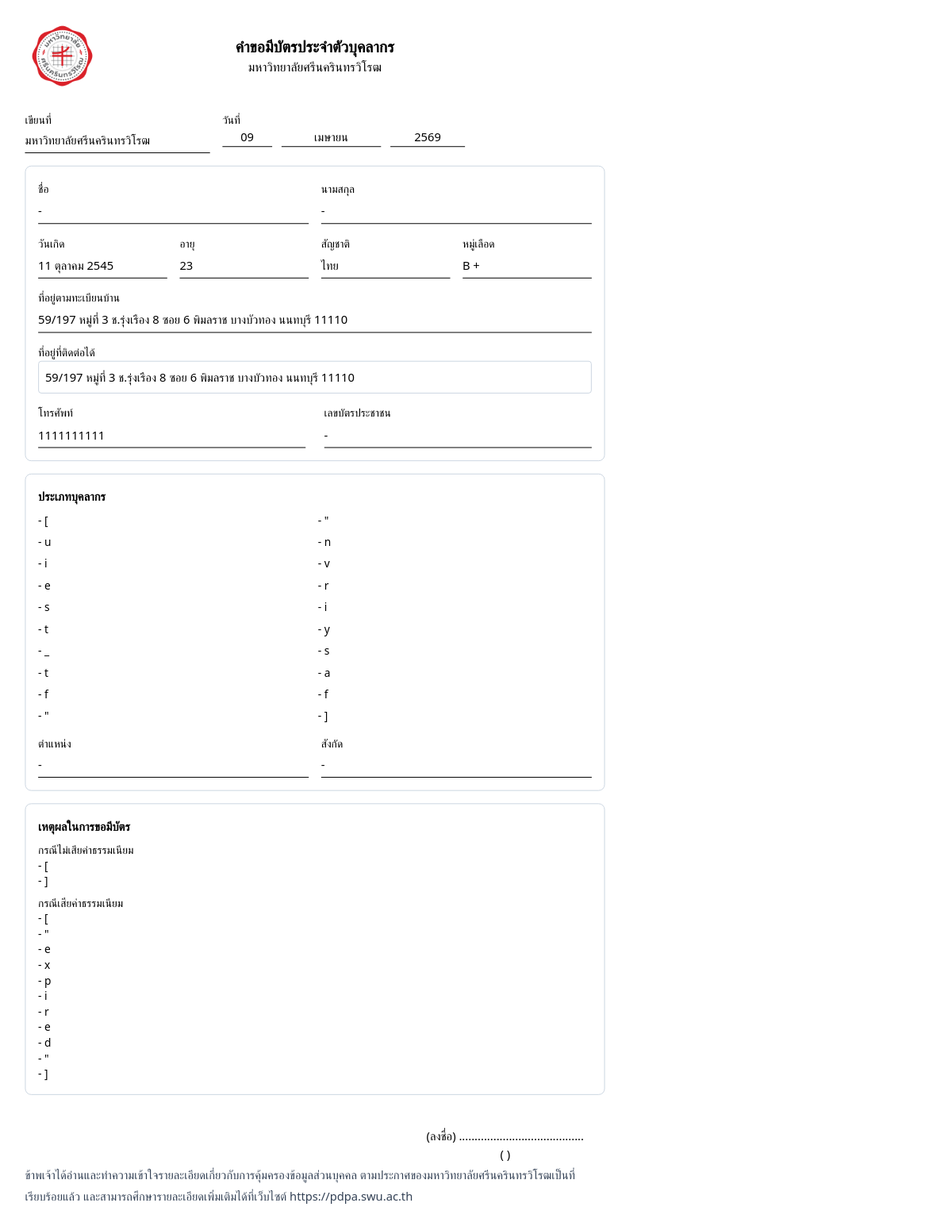
Screenshot of /cards/print/2/ with the database file from the repository.
### cards/models.py (models this page shows, shortened)
class PersonnelCardRequest(models.Model):
    first_name = models.CharField(max_length=100, blank=True)
    surname = models.CharField(max_length=100, blank=True)
    birth_date = models.DateField("วันเกิด", null=True, blank=True)
    nationality = models.CharField("สัญชาติ", max_length=100, blank=True)
    blood_type = models.CharField("หมู่โลหิต", max_length=10, blank=True)
    rh_factor = models.CharField("Rh", max_length=5, blank=True, null=True)
    reg_address = models.TextField("ที่อยู่ตามทะเบียนบ้าน", blank=True)
    subdistrict = models.CharField("ตำบล/แขวง", max_length=200, blank=True)
    district = models.CharField("อำเภอ/เขต", max_length=200, blank=True)
    province = models.CharField("จังหวัด", max_length=200, blank=True)
    zipcode = models.CharField("รหัสไปรษณีย์", max_length=5, blank=True)
    evidence_slip = models.FileField(upload_to="evidence_slips/", blank=True, null=True)
    use_reg_address = models.BooleanField("ใช้ที่อยู่ตามทะเบียนบ้าน", default=False)
    contact_address = models.TextField("ที่อยู่ที่สามารถติดต่อได้", blank=True)
    phone = models.CharField("โทรศัพท์", max_length=50, blank=True)
    id_card = models.CharField("หมายเลขบัตรประชาชน", max_length=20, blank=True)
    department = models.CharField("หน่วยงาน/สังกัด", max_length=300, blank=True)
    position = models.CharField("ตำแหน่ง", max_length=255, blank=True)
    affiliation = models.CharField("สังกัด", max_length=255, blank=True)
    section = models.CharField("กอง", max_length=255, blank=True)
    subsection = models.CharField("ฝ่าย", max_length=255, blank=True)
    division = models.CharField("ส่วน", max_length=255, blank=True)
    organization = models.CharField("หน่วยงาน", max_length=255, blank=True)
    ministry = models.CharField("กระทรวง", max_length=255, blank=True)
    job_title = models.CharField("ตำแหน่ง", max_length=255, blank=True)
    level = models.CharField("ระดับ", max_length=255, blank=True)
    purpose = models.TextField("วัตถุประสงค์", blank=True)
    old_card_number = models.CharField("หมายเลขบัตรเดิม", max_length=100, blank=True)
    signature = models.ImageField(upload_to='signatures/', blank=True, null=True)
    staff_types = models.CharField(max_length=50, blank=True)
    case_types = models.JSONField(default=list, blank=True)
    new_reasons = models.CharField(max_length=50, blank=True)
    change_reasons = models.CharField(max_length=50, blank=True)
    evidence = models.JSONField(default=list, blank=True)
    photo1 = models.ImageField(upload_to="photos/", null=True, blank=True)
    photo2 = models.ImageField(upload_to="photos/", null=True, blank=True)
    created_at = models.DateTimeField(auto_now_add=True)

### cards/views.py (the view)
# urls.py: path('print/<int:pk>/', views.print_card_view, name='print_card'),
def print_card_view(request, pk):
    obj = get_object_or_404(PersonnelCardRequest, pk=pk)
    today = date.today()
    birth_day, birth_month, birth_year = format_thai_date(obj.birth_date)
    age = None
    if obj.birth_date:
        age = today.year - obj.birth_date.year
        if (today.month, today.day) < (obj.birth_date.month, obj.birth_date.day):
            age -= 1
    STAFF_MAP = dict(UniversityForm.STAFF_CHOICES)
    NEW_REASON_MAP = dict(UniversityForm.NEW_REASON_CHOICES)
    CHANGE_REASON_MAP = dict(UniversityForm.CHANGE_REASON_CHOICES)
    staff_types = [STAFF_MAP.get(x, x) for x in (obj.staff_types or [])]
    new_reasons = [NEW_REASON_MAP.get(x, x) for x in (obj.new_reasons or [])]
    change_reasons = [CHANGE_REASON_MAP.get(x, x) for x in (obj.change_reasons or [])]
    id_digits = list(obj.id_card or "")
    id_digits += [""] * (13 - len(id_digits))
    months = [
        "มกราคม",
        "กุมภาพันธ์",
        "มีนาคม",
        "เมษายน",
        "พฤษภาคม",
        "มิถุนายน",
        "กรกฎาคม",
        "สิงหาคม",
        "กันยายน",
        "ตุลาคม",
        "พฤศจิกายน",
        "ธันวาคม",
    ]
    return render(
        request,
        "cards/request_card_print.html",
        {
            "object": obj,
            "age": age,
            "staff_types": staff_types,
            "new_reasons": new_reasons,
            "change_reasons": change_reasons,
            "id_digits": id_digits,
            "today_day": f"{today.day:02d}",
            "today_month_name": months[today.month - 1],
            "today_be_year": today.year + 543,
            "birth_day": birth_day,
            "birth_month": birth_month,
            "birth_year": birth_year,
        },
    )

### cards/views.py (called while the page is built)
def format_thai_date(d):
    if not d:
        return "-", "-", "-"
    thai_months = [
        "", "มกราคม", "กุมภาพันธ์", "มีนาคม", "เมษายน",
        "พฤษภาคม", "มิถุนายน", "กรกฎาคม", "สิงหาคม",
        "กันยายน", "ตุลาคม", "พฤศจิกายน", "ธันวาคม"
    ]
    return d.day, thai_months[d.month], d.year + 543

### cards/templates/cards/request_card_print.html (shortened to what this page needs)
{% load static %}
<!doctype html>
<html lang="th">
<head>
  <script src="https://cdn.tailwindcss.com"></script>
<link rel="stylesheet" href="{% static 'cards/css/A4.css' %}">
</head>
<body class="bg-white text-[15px] leading-relaxed">
  <div id="printArea" class="print-box max-w-4xl mx-auto bg-white p-6">
    <header class="relative mb-6 flex items-center">
      <img src="{% static 'cards/image/Srinakharinwirot_Logo_TH_Color.png' %}" class="h-24">
      <div class="absolute left-1/2 transform -translate-x-1/2 text-center">
        <h1 class="text-xl font-semibold">คำขอมีบัตรประจำตัวบุคลากร</h1>
        <h2 class="text-base">มหาวิทยาลัยศรีนครินทรวิโรฒ</h2>
      </div>
    </header>
    <section class="grid grid-cols-3 gap-4 mb-4">
      <div>
        <label class="block text-sm font-medium">เขียนที่</label>
        <div class="border-b border-black py-1">
          มหาวิทยาลัยศรีนครินทรวิโรฒ
        </div>
      </div>
      <div class="col-span-2">
        <label class="block text-sm font-medium">วันที่</label>
        <div class="flex gap-3">
          <div class="border-b border-black w-16 text-center">{{ today_day }}</div>
          <div class="border-b border-black w-32 text-center">{{ today_month_name }}</div>
          <div class="border-b border-black w-24 text-center">{{ today_be_year }}</div>
        </div>
      </div>
    </section>
    <section class="border border-slate-300 rounded-lg p-4 mb-4">
      <div class="grid grid-cols-2 gap-4">
        <div>
          <label class="text-sm">ชื่อ</label>
          <div class="border-b border-black py-1">{{ object.first_name|default:"-" }}</div>
        </div>
        <div>
          <label class="text-sm">นามสกุล</label>
          <div class="border-b border-black py-1">{{ object.surname|default:"-" }}</div>
        </div>
      </div>
      <div class="grid grid-cols-4 gap-4 mt-3">
        <div>
          <label class="text-sm">วันเกิด</label>
          <div class="border-b border-black py-1">
            {{ birth_day }} {{ birth_month }} {{ birth_year }}
          </div>
        </div>
        <div>
          <label class="text-sm">อายุ</label>
          <div class="border-b border-black py-1">{{ age|default:"-" }}</div>
        </div>
        <div>
          <label class="text-sm">สัญชาติ</label>
          <div class="border-b border-black py-1">{{ object.nationality|default:"-" }}</div>
        </div>
        <div>
          <label class="text-sm">หมู่เลือด</label>
          <div class="border-b border-black py-1">
            {{ object.blood_type|default:"-" }} {{ object.rh_factor|default:"" }}
          </div>
        </div>
      </div>
      <div class="mt-3">
        <label class="text-sm">ที่อยู่ตามทะเบียนบ้าน</label>
        <div class="border-b border-black py-1">
          {{ object.reg_address }} {{ object.subdistrict }} {{ object.district }} {{ object.province }} {{ object.zipcode }}
        </div>
      </div>
      <div class="mt-3">
        <label class="text-sm">ที่อยู่ที่ติดต่อได้</label>
        <div class="border border-slate-300 rounded p-2">
          {{ object.contact_address|default:"-" }}
        </div>
      </div>
      <div class="grid grid-cols-2 gap-6 mt-3">
        <div>
          <label class="text-sm">โทรศัพท์</label>
          <div class="border-b border-black py-1">{{ object.phone|default:"-" }}</div>
        </div>
        <div>
          <label class="text-sm">เลขบัตรประชาชน</label>
          <div class="border-b border-black py-1 tracking-widest">
            {{ object.id_card|default:"-" }}
          </div>
        </div>
      </div>
    </section>
    <section class="border border-slate-300 rounded-lg p-4 mb-4">
      <p class="font-semibold mb-2">ประเภทบุคลากร</p>
      <div class="grid grid-cols-2 gap-2 text-sm">
        {% for t in staff_types %}
        <div>- {{ t }}</div>
        {% endfor %}
      </div>
      <div class="grid grid-cols-2 gap-4 mt-3">
        <div>
          <label class="text-sm">ตำแหน่ง</label>
          <div class="border-b border-black py-1">{{ object.position|default:"-" }}</div>
        </div>
        <div>
          <label class="text-sm">สังกัด</label>
          <div class="border-b border-black py-1">{{ object.affiliation|default:"-" }}</div>
        </div>
      </div>
    </section>
    <section class="border border-slate-300 rounded-lg p-4 mb-4">
      <p class="font-semibold mb-2">เหตุผลในการขอมีบัตร</p>
      <div class="mb-2">
        <p class="text-sm font-medium">กรณีไม่เสียค่าธรรมเนียม</p>
        {% for r in change_reasons %}
        <div class="text-sm">- {{ r }}</div>
        {% endfor %}
      </div>
      <div>
        <p class="text-sm font-medium">กรณีเสียค่าธรรมเนียม</p>
        {% for r in new_reasons %}
        <div class="text-sm">- {{ r }}</div>
        {% endfor %}
      </div>
    </section>
    <div class="mt-10 text-right">
      <div class="w-64 ml-auto text-center">
        <div>(ลงชื่อ) ........................................</div>
        <div>({{ object.first_name }} {{ object.surname }})</div>
      </div>
    </div>
    <p class="text-[15px] leading-7 text-slate-700">
      ข้าพเจ้าได้อ่านและทำความเข้าใจรายละเอียดเกี่ยวกับการคุ้มครองข้อมูลส่วนบุคคล
      ตามประกาศของมหาวิทยาลัยศรีนครินทรวิโรฒเป็นที่เรียบร้อยแล้ว
      และสามารถศึกษารายละเอียดเพิ่มเติมได้ที่เว็บไซต์ https://pdpa.swu.ac.th
    </p>
  </div>
</body>
</html>

### cards/static/cards/css/A4.css (style rules this page uses)
html, body { width: 210mm; min-height: 297mm; }
body { font-size: 25px; line-height: 1.15; -webkit-print-color-adjust: exact; print-color-adjust: exact; }
* { page-break-inside: avoid; }
.print-box { transform: scale(0.98); transform-origin: top center; }

### rows the page displays
PersonnelCardRequest: first_name "-", surname "-", nationality "ไทย", blood_type "B", rh_factor "+", reg_address "59/197 หมู่ที่ 3 ช.รุ่งเรือง 8 ซอย 6", subdistrict "พิมลราช", district "บางบัวทอง", province "นนทบุรี", zipcode "11110", contact_address "59/197 หมู่ที่ 3 ช.รุ่งเรือง 8 ซอย 6 พิมลราช บางบัวทอง นนทบุรี 11110", phone "1111111111", id_card "-", position "-", affiliation "-"

### other values shown
{{ birth_day }} "11"
{{ birth_month }} "ตุลาคม"
{{ birth_year }} "2545"
{{ age|default:"-" }} "23"
{{ t }} "[" "\"" "u" "n" "i" "v" "e" "r" "s" "i" "t" "y" "_" "s" "t" "a" "f" "f" "\"" "]"
{{ r }} "[" "]"
{{ r }} "[" "\"" "e" "x" "p" "i" "r" "e" "d" "\"" "]"
